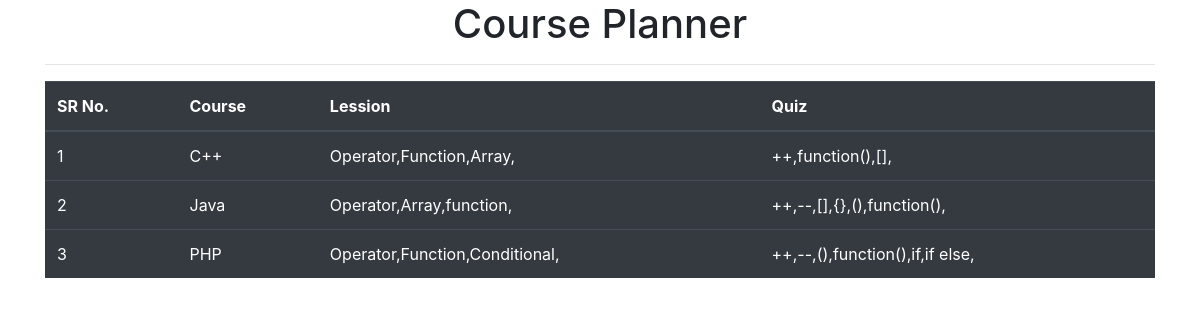
The app's page /ViewQuiz.php with its own data.
### tables this page shows
CREATE TABLE `course_table` (
  `ID` int(11) NOT NULL,
  `CourseName` varchar(50) NOT NULL
);

CREATE TABLE `lession_table` (
  `ID` int(11) NOT NULL,
  `Lession_title` varchar(50) NOT NULL,
  `CourseID` int(11) NOT NULL
);

CREATE TABLE `quiz_table` (
  `ID` int(11) NOT NULL,
  `Quiz_title` varchar(50) NOT NULL,
  `LessionID` int(11) NOT NULL
);

### ViewQuiz.php (the view, shortened to what this page needs)
<?php
include('dbconnection.php');
$query = mysqli_query($con,"SELECT t1.CourseName, t2.Lession_title, t3.Quiz_title
FROM course_table as t1
LEFT JOIN lession_table as t2
ON t1.ID = t2.CourseID
LEFT JOIN quiz_table as t3
ON t2.ID = t3.LessionID");
?>
<!DOCTYPE html>
<html>
<head>
<link rel="stylesheet" href="https://maxcdn.bootstrapcdn.com/bootstrap/4.5.2/css/bootstrap.min.css">
</head>
<body>
	<div class="container">
		<h1 class="text-center">Course Planner</h1>
		<hr>
		<table class="table table-dark table-hover">
			<thead>
				<tr>
					<th>SR No.</th>
					<th>Course</th>
					<th>Lession</th>
					<th>Quiz</th>
				</tr>
			</thead>
			<tbody>
				<?php
				$i =1;
				while($row = mysqli_fetch_array($query))
				{
				?>
				<tr>
					<td><?php echo $i;?></td>
					<td><?php echo $row['CourseName'];?></td>
					<td><?php echo $row['Lession_title'];?></td>
					<td><?php echo $row['Quiz_title'];?></td>
				</tr>
				<?php
				$i++;
				}
				?>
			</tbody>
		</table>
	</div>
</body>
</html>

### records on screen
course_table: CourseName "C++", lession_table.Lession_title "Operator,Function,Array,", quiz_table.Quiz_title "++,function(),[],"
course_table: CourseName "Java", lession_table.Lession_title "Operator,Array,function,", quiz_table.Quiz_title "++,--,[],{},(),function(),"
course_table: CourseName "PHP", lession_table.Lession_title "Operator,Function,Conditional,", quiz_table.Quiz_title "++,--,(),function(),if,if else,"
